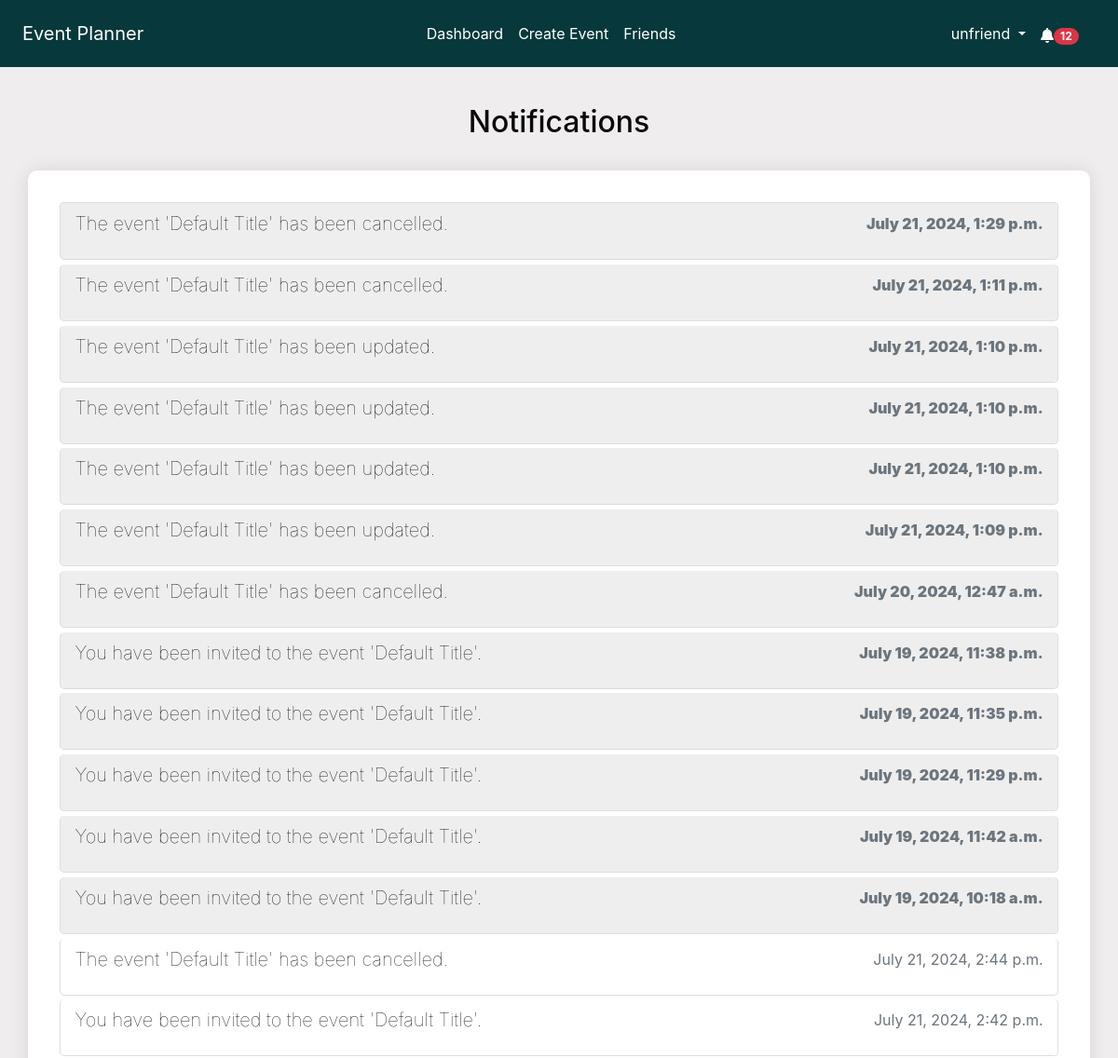
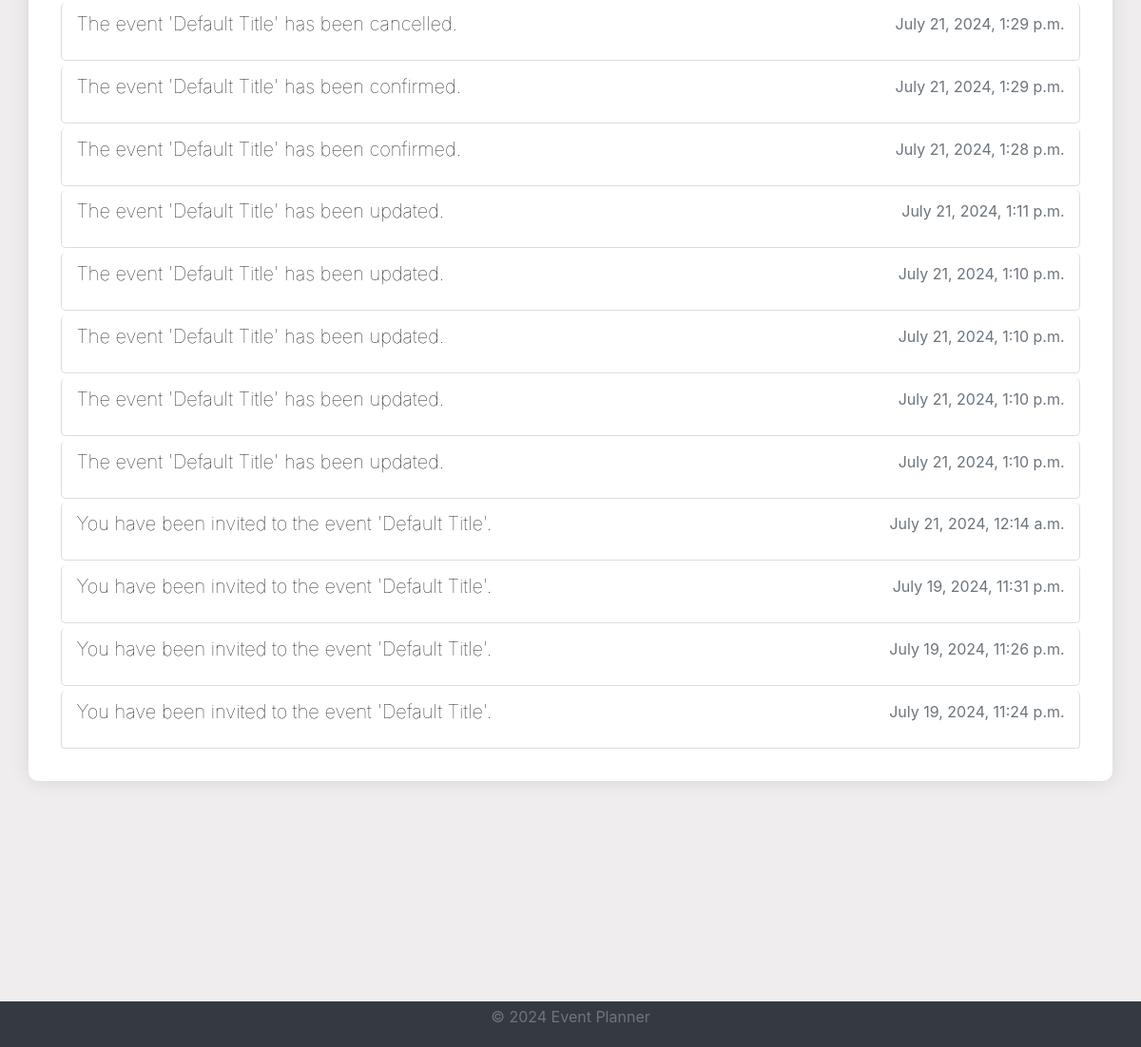
The app's page /notifications/ (signed in), older data (2 pictures, top to bottom).
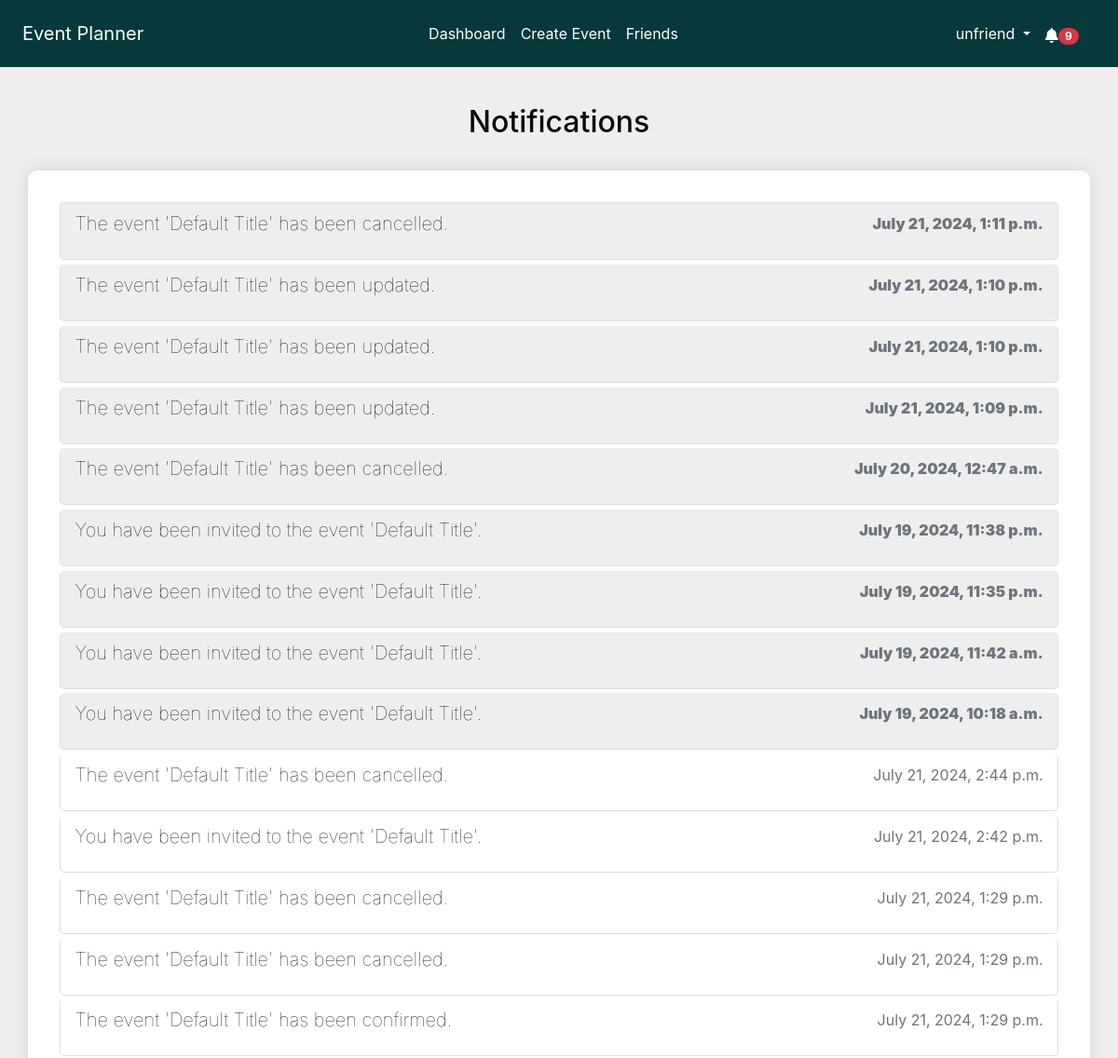
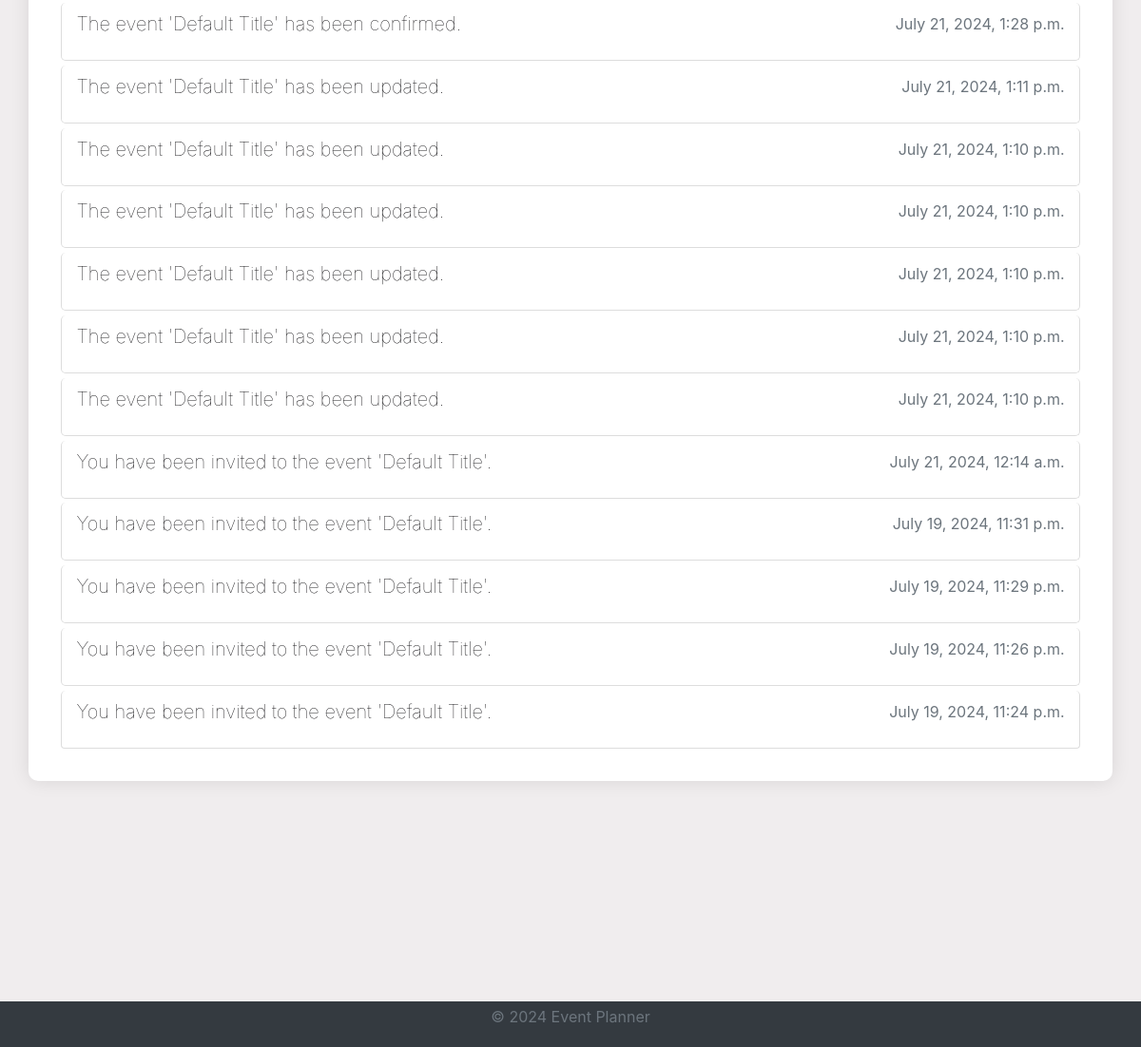
The same page, newer data (2 pictures, top to bottom).
### notifications/models.py (models this page shows, shortened)
class Notification(models.Model):
    NOTIFICATION_TYPES = [
        ("event_created", "Event Created"),
        ("event_updated", "Event Updated"),
        ("event_cancelled", "Event Cancelled"),
        ("invitation_response", "Invitation Response"),
        ("suggested_alternate_date", "Suggested Alternate Date"),
        ("event_confirmed", "Event Confirmed"),
        ("friend_request_received", "Friend Request Received"),
    ]
    user = models.ForeignKey(User, on_delete=models.CASCADE)
    event = models.ForeignKey(
        Event, on_delete=models.CASCADE, null=True, blank=True
    )
    type = models.CharField(max_length=50, choices=NOTIFICATION_TYPES)
    message = models.TextField()
    created_at = models.DateTimeField(auto_now_add=True)
    read = models.BooleanField(default=False)
    url = models.URLField(default="/")

### notifications/views.py (the view)
# urls.py: path("", views.notifications, name="notifications"),
@login_required
def notifications(request):
    notifications = Notification.objects.filter(user=request.user).order_by(
        "-created_at"
    )
    context = {"notifications": notifications}
    return render(request, "notifications/notifications.html", context)

### accounts/context_processors.py (called while the page is built)
def google_api_key(request):
    return {"GOOGLE_API_KEY": os.getenv("GOOGLE_API_KEY")}

### notifications/context_processors.py (called while the page is built)
def notifications(request):
    if request.user.is_authenticated:
        all_unread_notifications = Notification.objects.filter(
            user=request.user, read=False
        ).order_by("-created_at")
        unread_count = all_unread_notifications.count()
        recent_unread_notifications = all_unread_notifications[:8]
        return {
            "recent_unread_notifications": recent_unread_notifications,
            "unread_count": unread_count,
        }
    return {}

### templates/notifications/notifications.html (shortened to what this page needs)
{% extends 'base.html' %}
{% block content %}
<div class="container">
    <h2 class="text-center mt-4 mb-4">Notifications</h2>
    <div class="notifications-list scrollable-column">
        <ul class="list-group">
            {% for notification in notifications|dictsort:'read' %}
                <li class="list-group-item {% if not notification.read %}bg-gray{% endif %}">
                    {% if notification.type == 'friend_request_received' %}
                        <a href="{% url 'friends_page' %}" class="notification-link">
                            <h5 class="notification-title">{{ notification.message }}</h5>
                            <p class="notification-time text-muted">{{ notification.created_at|date:"F j, Y, g:i a" }}</p>
                        </a>
                    {% else %}
                        <a href="{% url 'mark_notification_read' notification.id %}" class="notification-link">
                            <h5 class="notification-title">{{ notification.message }}</h5>
                            <p class="notification-time text-muted">{{ notification.created_at|date:"F j, Y, g:i a" }}</p>
                        </a>
                    {% endif %}
                </li>
            {% endfor %}
        </ul>
    </div>
</div>
{% endblock %}

### templates/base.html (shortened to what this page needs)
<!DOCTYPE html>
<html lang="en">
<head>
    {% load static %}
    <link rel="stylesheet" href="https://stackpath.bootstrapcdn.com/bootstrap/4.5.2/css/bootstrap.min.css">
    <link rel="stylesheet" href="{% static 'css/styles.css' %}">
    <link rel="stylesheet" href="https://cdnjs.cloudflare.com/ajax/libs/font-awesome/5.15.4/css/all.min.css">
    <link rel="stylesheet" href="https://cdnjs.cloudflare.com/ajax/libs/fullcalendar/3.10.2/fullcalendar.min.css" />
</head>
<body class="c-app">
    <header class="c-header c-header-light c-header-fixed">
        <nav class="navbar navbar-expand-lg navbar-light">
            <a class="navbar-brand" href="{% url 'home' %}">Event Planner</a>
            <div class="collapse navbar-collapse" id="navbarSupportedContent">
                {% if user.is_authenticated %}
                <ul class="navbar-nav mx-auto">
                    <li class="nav-item {% if request.resolver_match.url_name == 'dashboard' %}active{% endif %}">
                        <a class="nav-link" href="{% url 'dashboard' %}">Dashboard</a>
                    </li>
                    <li class="nav-item {% if request.resolver_match.url_name == 'create_event' %}active{% endif %}">
                        <a class="nav-link" href="{% url 'create_event' %}">Create Event</a>
                    </li>
                    <li class="nav-item {% if request.resolver_match.url_name == 'friends_page' %}active{% endif %}">
                        <a class="nav-link" href="{% url 'friends_page' %}">Friends</a>
                    </li>
                    {% endif %}
                </ul>
                {% if user.is_authenticated %}
                <ul class="navbar-nav d-flex">
                    <li class="nav-item dropdown">
                        <a class="nav-link dropdown-toggle" href="#" id="profileLink" role="button" data-toggle="dropdown" aria-haspopup="true" aria-expanded="false">
                            {{ user.username }}
                        </a>
                    </li>
                </ul>
                {% endif %}
            </div>
            {% if user.is_authenticated %}
                <ul class="navbar-nav ml-auto d-flex">
                    <li class="nav-item">
                        <a class="nav-link" href="#" id="notificationBell" role="button" data-toggle="dropdown" aria-haspopup="true" aria-expanded="false">
                            <i class="fas fa-bell"></i>
                            {% if unread_count > 0 %}
                                <span class="badge badge-pill badge-danger">{{ unread_count }}</span>
                            {% endif %}
                        </a>
                    </li>
                </ul>
            {% endif %}
        </nav>
    </header>
    <main class="c-main">
        <div class="container-fluid">
            <div class="fade-in">
                {% block content %}{% endblock %}
            </div>
        </div>
    </main>
    <footer class="footer py-1">
        <div class="container text-center">
            <p class="text-muted">&copy; 2024 Event Planner</p>
        </div>
    </footer>
</body>
</html>

### static/css/styles.css (style rules this page uses)
* { box-sizing: border-box; }
body, html { margin: 0; padding: 0; font-family: var(--font-family-sans-serif); background-color: var(--background); color: var(--text); height: 100%; }
:root { --primary: #07393c; --secondary: #2C666E; --accent: #90DDF0; --background: #F0EDEE; --text: #0A090C; --heading-bg: #eeeeee; --white: #fff; --gray: #6c757d; --gray-dark: #343a40; --success: #28a745; --info: #17a2b8; --warning: #ffc107; --danger: #dc3545; --light: #f8f9fa; --dark: #343a40; --breakpoint-xs: 0; --breakpoint-sm: 576px; --breakpoint-md: 768px; --breakpoint-lg: 992px; --breakpoint-xl: 1200px; --font-family-sans-serif: -apple-system, BlinkMacSystemFont, "Segoe UI", Roboto, "Helvetica Neue", Arial, "Noto Sans", sans-serif, "Apple Color Emoji", "Segoe UI Emoji", "Segoe UI Symbol", "Noto Color Emoji"; --font-family-monospace: SFMono-Regular, Menlo, Monaco, Consolas, "Liberation Mono", "Courier New", monospace; }
.container-fluid { display: flex; flex-direction: column; min-height: 100vh; }
.scrollable-column { overflow-y: auto; max-height: 100vh; }
header { background-color: var(--primary) !important; color: var(--white) !important; padding: .5rem !important; margin-bottom: 1rem !important; }
header a, header .navbar-brand, header .nav-link { color: var(--white) !important; }
footer { background-color: var(--dark) !important; color: var(--white) !important; padding: 1px 0px !important; padding-top: 0 !important; padding-bottom: 0 !important; margin-top: 2rem !important; text-align: center !important; margin-top: auto; }
body>main>div>div>div.container { background-color: var(--white); padding: 2rem; box-shadow: 0 0 10px rgba(0, 0, 0, .5); }
.notifications-list { background-color: var(--white); padding: 2rem; border-radius: 10px; box-shadow: 0 0 20px rgba(0, 0, 0, .1); width: 100%; max-width: 100%; margin: 2rem auto; color: var(--text); }
.notifications-list ul { list-style-type: none; padding: 0; }
.notifications-list ul li { margin: .15rem; padding: 10px 15px; border: 1px solid #ddd; border-radius: 5px; transition: background-color .3s; }
.notifications-list ul li .notification-link { text-decoration: none; color: var(--text); display: flex; justify-content: space-between; }
.navbar-nav.mx-auto { flex: 1; justify-content: center; }
#notificationBell { margin-right: 10px; padding-top: .9rem; display: flex; justify-content: flex-end; }
.bg-gray.bg-gray { background-color: var(--heading-bg) !important; font-weight: 900; }
.notification-title { font-weight: 100; }
body>main>div>div>div.container { background-color: transparent; padding: 0rem; box-shadow: none; }

Row changes from the older to the newer data that the page shows:
changed Notification (number 13 of 26 on the later page): read False → True (drawn); moves down the list
changed Notification (number 19 of 26 on the later page): read False → True (drawn); moves down the list
changed Notification "July 19, 2024, 11:29 p.m.": read False → True (drawn); moves down the list
Text that changed along with them:
{{ unread_count }}: "12" → "9"
